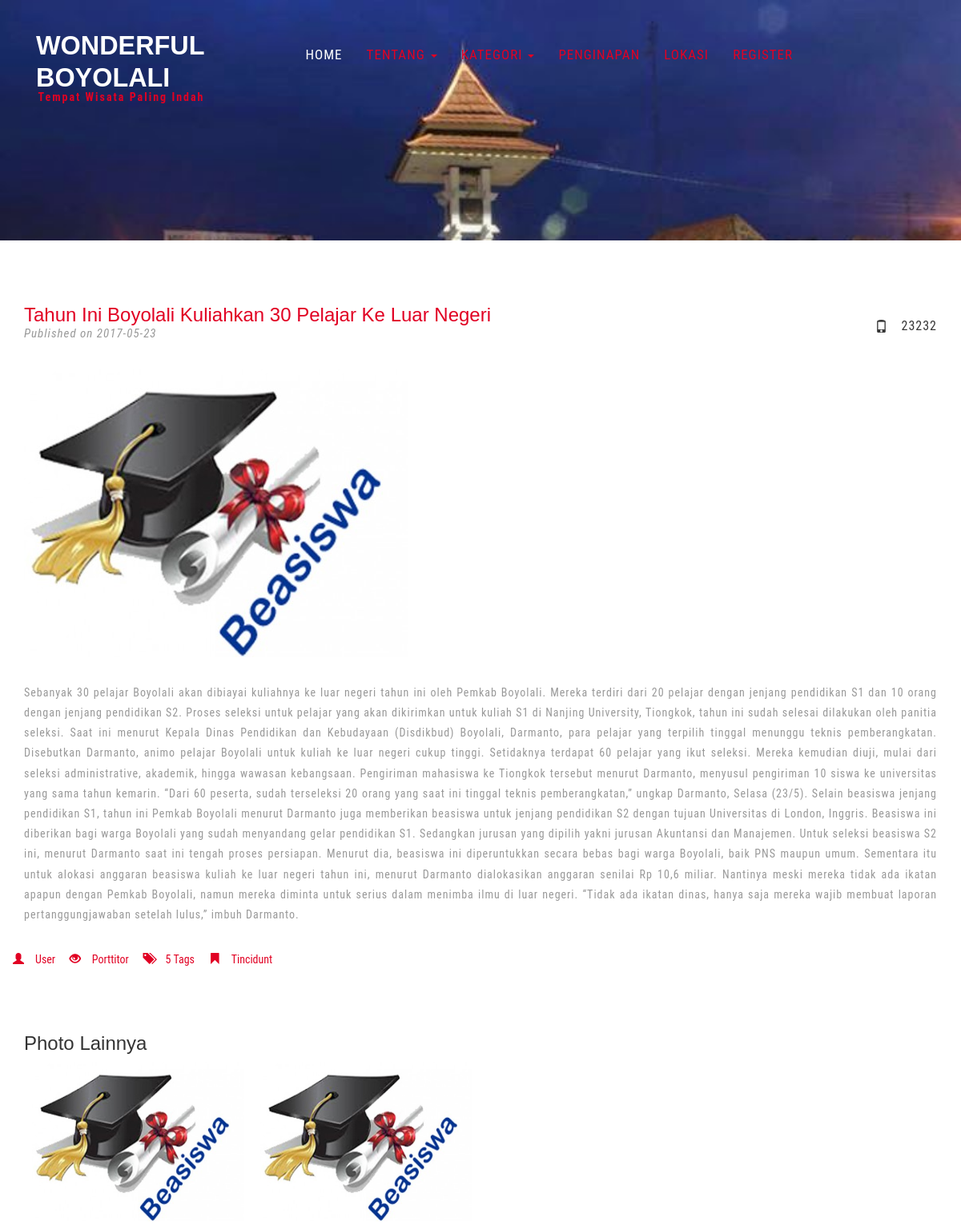
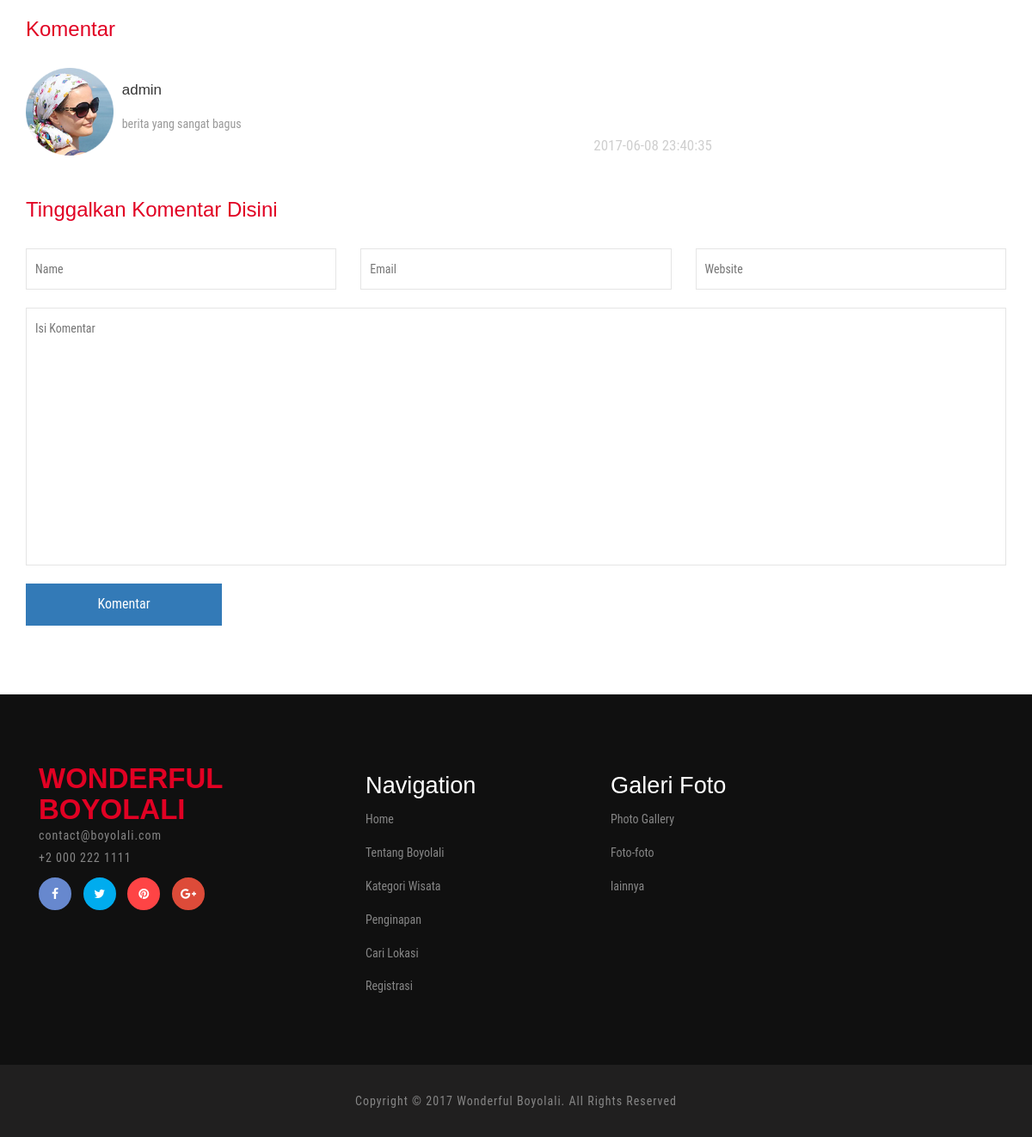
Page /index.php/detailberita/3 on the committed database (2 pictures, top to bottom).
### tables this page shows
CREATE TABLE `berita_terbaru` (
  `id_berita` int(5) NOT NULL,
  `judul_berita` varchar(100) NOT NULL,
  `tgl_berita` date NOT NULL,
  `ket_berita` text NOT NULL,
  `cp_berita` varchar(15) NOT NULL,
  `id_admin` int(5) NOT NULL
);

CREATE TABLE `gambar_berita` (
  `id_gambar` int(10) NOT NULL,
  `gambar` varchar(200) NOT NULL,
  `tgl_upload` timestamp NOT NULL DEFAULT CURRENT_TIMESTAMP ON UPDATE CURRENT_TIMESTAMP,
  `id_berita` int(5) NOT NULL,
  `token` varchar(100) DEFAULT NULL
);

CREATE TABLE `komentar_berita` (
  `id_komentar` int(10) NOT NULL,
  `id_user` int(5) NOT NULL,
  `komentar` text NOT NULL,
  `tgl_komentar` timestamp NOT NULL DEFAULT CURRENT_TIMESTAMP ON UPDATE CURRENT_TIMESTAMP,
  `id_berita` int(5) NOT NULL,
  `nama` varchar(100) NOT NULL
);

### application/controllers/Main.php (called while the page is built, shortened)
<?php
class Main extends CI_Controller {
	public function detailberita(){
		$this->load->model('m_dashboard');
        $this->load->view('main/header1');
        $id=$this->uri->segment(2, 0);
		$data['berita'] = $this->m_dashboard->viewDetailBerita($id);
		$data['komen'] = $this->m_dashboard->viewDetailKomenBerita($id);
		$data['gambarnya'] = $this->m_dashboard->viewGambarBerita($id);
        $this->load->view('detailberita',$data);
		$this->load->view('main/footer');
	}
}

### index.php (called while the page is built, shortened)
<?php
require_once BASEPATH.'core/CodeIgniter.php';

### application/models/m_dashboard.php (called while the page is built, shortened)
<?php
class m_dashboard extends CI_Model{
    function viewDetailBerita($id){
            $query = $this->db->query("SELECT * FROM berita_terbaru where id_berita='".$id."'");
            return $query;
    }
    function viewDetailKomenBerita($id){
            $query = $this->db->query("SELECT * FROM komentar_berita where id_berita='".$id."'");
            return $query;
    }
    function viewGambarBerita($id){
            $query = $this->db->query("SELECT * FROM gambar_berita where id_berita='".$id."'");
            return $query;
    }
}
?>

### application/views/detailberita.php (the view, shortened to what this page needs)
<?php
  $CI =& get_instance();
?>
	<div class="single w3l-agileits">
		<div class="container">
			<div class="blog-pag page">
			<?php $no=1; foreach($berita->result_array() as $row){ ?>
				<div class="blog-page-grids">
					<div class="blog-page-grid">
						<h3><?php echo $row['judul_berita'];?></h3>
						<p>Published on<span> <?php echo $row['tgl_berita'];?></span></p>
					</div>
					<div class="blog-page-grid1">
						<p><a href="#"><span class="glyphicon glyphicon-phone" aria-hidden="true"></span><?php echo $row['cp_berita'];?></a></p>
					</div>
					<div class="clearfix"> </div>
				</div>
				<div class="blog-page-grids-bottom">
					<div class="blog-page-grids-bot">
					<?php
						$id = $row['id_berita'];
						$dapetgambarberita = "";
						$getgambar =$CI->db->query('select gambar from gambar_berita where id_berita="'.$id.'"');
						foreach ($getgambar->result() as $bar){
						    $dapetgambarberita = $bar->gambar;
						}
					?>
					<?php
					if ($dapetgambarberita=="") {
						?>
							<img src="<?php echo base_url()?>assets/images/tanya.png" alt=" " class="img-responsive" />
						<?php
					}else{
						?>
							<img src="<?php echo base_url()?>upload-foto/<?php echo $dapetgambarberita; ?>" alt=" " class="img-responsive" />
						<?php
					}
					?>
					</div>
					<div class="blog-page-grids-bot1"  style="text-align: justify;">
						<p><?php echo $row['ket_berita'];?></p>
						<ul>
							<li><a href="#"><i class="glyphicon glyphicon-user" aria-hidden="true"></i>User</a></li>
							<li><a href="#"><i class="glyphicon glyphicon-eye-open" aria-hidden="true"></i>Porttitor</a></li>
							<li><a href="#"><i class="glyphicon glyphicon-tags" aria-hidden="true"></i>5 Tags</a></li>
							<li><a href="#"><i class="glyphicon glyphicon-bookmark" aria-hidden="true"></i>Tincidunt</a></li>
						</ul>
					</div>
				</div>
			<?php $no++; } ?>
			</div>
						<h3>Photo Lainnya</h3>
						<div class="top-gallery">
						<?php $no=1; foreach($gambarnya->result_array() as $gam){ ?>
							<div class="col-md-3 gallery-grid gallery1">
								<a href="<?php echo base_url()?>upload-foto/<?php echo $gam['gambar'];?>" class="swipebox">
									<img src="<?php echo base_url()?>upload-foto/<?php echo $gam['gambar'];?>" class="img-responsive" alt="/">
								</a>
							</div>
						<?php $no++; } ?>
							<div class="clearfix"> </div>
						</div>
						<link rel="stylesheet" href="<?php echo base_url()?>assets/css/swipebox.css">
			<div class="com">
				<h3>Komentar</h3>
				<ul class="media-list">
				<?php $no=1; foreach($komen->result_array() as $row){ ?>
				  <li class="media">
					<div class="media-left">
					  <a href="#">
						<img class="media-object img-responsive" src="<?php echo base_url()?>assets/images/3.png" alt="" />
					  </a>
					</div>
					<div class="media-body">
					  <h4 class="media-heading"><?php echo $row['nama'];?></h4>
					  <?php echo $row['komentar'];?>
					  <a href="#"><?php echo $row['tgl_komentar'];?></a>
					</div>
				  </li>
				  <?php $no++; } ?>
				</ul>
			</div>
			<div class="in dfg">
				<h3>Tinggalkan Komentar Disini</h3>
			    <form action="<?php echo base_url()?>index.php/dashboard/insertKomen" method="post">
			    <?php $id_berita = $this->uri->segment(2, 0); ?>
			    <?php if(isset($_SESSION['logged_in']))
					{ ?>
					<input type="hidden" name="id_berita" value="<?php echo $id_berita; ?>">
					<input type="hidden" name="nama" value="<?php echo ($_SESSION['username']); ?>" required=" ">
				<?php }else{ ?>
					<input type="text" name="nama" placeholder="Name" required=" ">
					<input type="text" name="email" placeholder="Email" required=" ">
					<input type="text" name="website" placeholder="Website" required=" ">
				<?php } ?>
					<textarea name="komentar" placeholder="Isi Komentar" required=" "></textarea>
					<input type="submit" value="Komentar">
				</form>
			</div>
		</div>
	</div>

### assets/css/style.css (style rules this page uses)
html, body { font-size: 100%; background: #fff; font-family: 'Roboto Condensed', sans-serif; }
h1,h2,h3,h4,h5,h6 { margin:0; font-family: 'Montserrat', sans-serif; }
p { margin:0; letter-spacing:1px; }
ul,label { margin:0; padding:0; }
.banner-bottom,.testimonials,.banner-bottom-video,.about,.history,.typo,.gallery,.contact,.single { padding:5em 0; }
.gallery-grid { padding: 0; }
.gallery1 { position:relative; overflow: hidden; padding: 10px; }
.gallery-grid img { width:100%; }
.blog-page-grid h3,.in h3,.com h3 { margin: 0; color: #e10123; font-size: 1.5em; text-transform: capitalize; }
.in input[type="text"],.in textarea { outline: none; float: left; width: 31.69%; background: none; border: 1px solid #E5E5E5; font-size: 14px; padding: 13px 10px; }
.in input[type="text"]:nth-child(2) { margin:0 2em; }
.in textarea { resize:none; min-height:300px; width:100% !important; margin:1.5em 0; }
.in input[type="submit"] { border: none; outline: none; background: #337ab7; color: #fff; font-size: 16px; padding: 13px 0; width: 20%; transition: .5s all; -webkit-transition: .5s all; -moz-transition: .5s all; -o-transition: .5s all; -ms-transition: .5s all; }
.blog-page-grid p { color:#999; font-size:15px; margin:0; font-style:italic; }
.blog-page-grid { float: left; }
.blog-page-grid1 { float: right; }
.blog-page-grid1 p { font-size: 16px; margin: 1em 0 0; color: #363636; }
.blog-page-grid1 p a { color: #363636; text-decoration:none; }
.blog-page-grids { margin: 0 0 2em; }
.blog-page-grids-bot1 { margin: 2em 0 3em; }
.blog-page-grids-bot1 p { margin:0; font-size:14px; color:#999; line-height:1.8em; }
.in form { margin: 2em 0 0; }
.blog-page-grids-bot1 ul { padding:2em 0; }
.blog-page-grids-bot1 ul li { display:inline-block; }
.blog-page-grids-bot1 ul li a { font-size:14px; color:#e10123; text-decoration:none; padding-right: 2em; }
.blog-page-grids-bot1 ul li a i { left:-1em; }
.blog-page-grid1 p a span { left: -1em; top: 0.2em; }
.media-body a { font-size: 17px; color:#CFCFCF; text-decoration: none; text-align: right; display: block; }
.media-body { color: #999; font-size: 14px; margin: 0; line-height: 1.8em; }
.media-object { display: block; }
.media-left { width:14%; }
.media-body h4 { color:#363636; font-size: 17px; margin: 1em 0; }
.media-list { margin: 2em 0 0; width: 70%; }
.dfg { margin: 3em 0 0; }

### rows in the picture
berita_terbaru: judul_berita "Tahun Ini Boyolali Kuliahkan 30 Pelajar Ke Luar Negeri", tgl_berita "2017-05-23", cp_berita "23232", ket_berita "Sebanyak 30 pelajar Boyolali akan dibiayai kuliahnya ke luar negeri tahun ini oleh Pemkab Boyolali. Mereka terdiri dari 20 pelajar dengan jenjang pendidikan S1 dan 10 orang dengan jenjang pendidikan S2. Proses seleksi untuk pelajar yang akan dikirimkan untuk kuliah S1 di Nanjing University, Tiongkok, tahun ini sudah selesai dilakukan oleh panitia seleksi. Saat ini menurut Kepala Dinas Pendidikan dan Kebudayaan (Disdikbud) Boyolali, Darmanto, para pelajar yang terpilih tinggal menunggu teknis pemberangkatan. Disebutkan Darmanto, animo pelajar Boyolali untuk kuliah ke luar negeri cukup tinggi. Setidaknya terdapat 60 pelajar yang ikut seleksi. Mereka kemudian diuji, mulai dari seleksi…"
gambar_berita: gambar (picture)
gambar_berita: gambar (picture)
komentar_berita: nama "admin", komentar "berita yang sangat bagus", tgl_komentar "2017-06-08 23:40:35"
